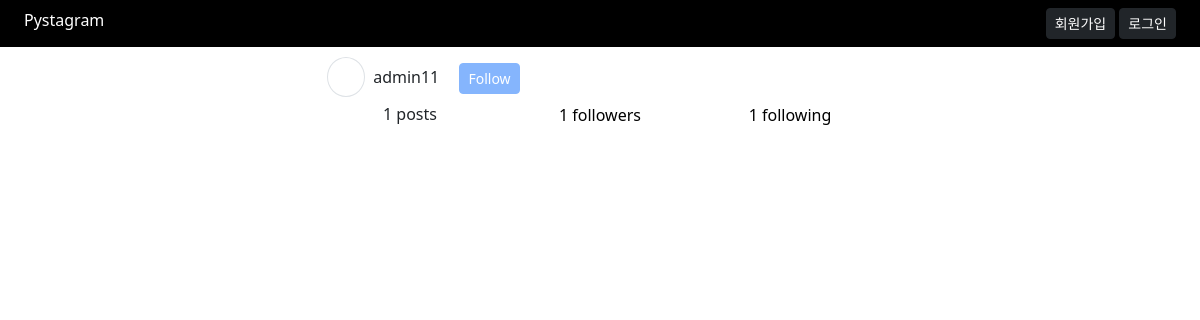
Before: /profile/admin11/ with the older database file.
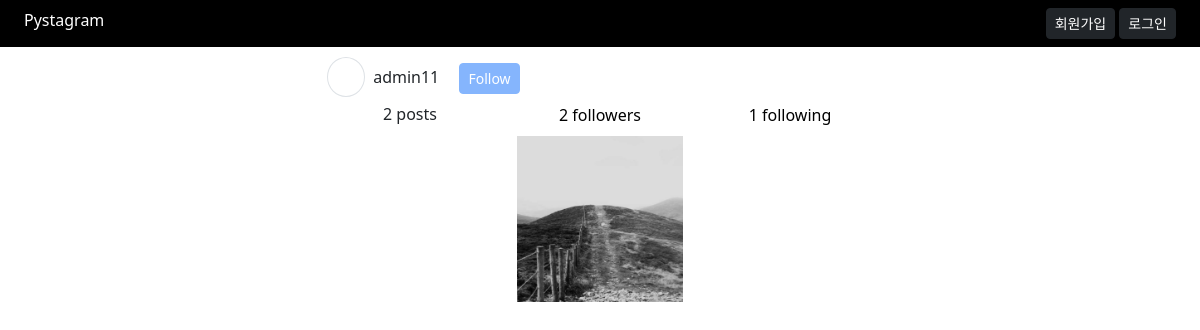
After: the same page with the newer database file.
### member/models.py (models this page shows, shortened)
class User(AbstractBaseUser):  # 기본 기능은 상속받아서 사용
    email = models.EmailField(
        verbose_name='email',
        unique = True
    )
    is_active = models.BooleanField(default = False) # 기본적으로 비활성화 시켜놓고 확인 후 활성화
    is_admin = models.BooleanField(default = False)  # admin 기능
    nickname = models.CharField('nickname', max_length=20, unique=True)
    following = models.ManyToManyField(
        'self', symmetrical=False, related_name='followers',
        through='UserFollowing', through_fields=('from_user', 'to_user')
    )  # 'self' User가 User를 받을 수 없어서 self사용
    objects = UserManager()  # 메니져는 UserManager()
    USERNAME_FIELD = 'email'  # 기본 유저네임(아이디)를 email로 지정
    EMAIL_FIELD = 'email'
    REQUIRED_FIELDS = []
    class Meta:
        verbose_name = '유저'
        verbose_name_plural = f'{verbose_name} 목록'

### post/models.py (models this page shows, shortened)
class PostImage(TimestampModel):
    post = models.ForeignKey(Post, on_delete=models.CASCADE, related_name='images')  # related_name='postimage_set'이 기본값
    image = models.ImageField('이미지', upload_to='post/%Y/%m/%d')  # 이미지 경로가 post/년/월/일
    class Meta:
        verbose_name = '이미지'
        verbose_name_plural = '이미지 목록'

### member/views.py (the view)
# urls.py: path('<str:slug>/', views.UserProfileView.as_view(), name='detail'),
class UserProfileView(DetailView):
    model = User
    template_name = 'profile/detail.html'
    slug_field = 'nickname'
    slug_url_kwarg = 'slug'
    queryset = User.objects.all().prefetch_related("post_set", "post_set__images", "following", "followers")  # post의 이미지를 불러올때 __사용
    def get_context_data(self, **kwargs):
        data = super().get_context_data(**kwargs)
        if self.request.user.is_authenticated:
            data['is_follow'] = UserFollowing.objects.filter(
                to_user = self.object,
                from_user = self.request.user
            )
        return data

### templates/profile/detail.html (shortened to what this page needs)
{% extends 'base.html' %}
{% load humanize %}
{% block style %}
    <link rel="stylesheet" href="https://cdn.jsdelivr.net/npm/swiper@11/swiper-bundle.min.css"/>
{% endblock %}
{% block content %}
    <div class="row">
        <div class="col-10 offset-1 col-lg-6 offset-lg-3">
            <div>
                <span class="p-2 border rounded-circle me-2">
                    <i class="fa-solid fa-user" style="width:16px; padding-left: 3px;"></i>
                </span>
                {{ object.nickname }}
                {% if object != request.user %}
                <form action="{% url 'profile:follow' object.pk %}" method="post" class="d-inline">
                    <button class="btn btn-primary btn-sm opacity-50 ms-3">
                        {% if is_follow %}
                            Unfollow
                        {% else %}
                            Follow
                        {% endif %}
                    </button>
                </form>
                {% endif %}
            </div>
            <div class="row mt-2">
                <div class="col-4 text-center">{{ object.post_set.count | intcomma }} posts</div>
                <div class="col-4 text-center">
                    <button class="border-0 bg-transparent" data-bs-toggle="modal" data-bs-target="#followers-modal">
                        {{ object.followers.count | intcomma }} followers
                    </button>
                </div>
                <div class="col-4 text-center">
                    <button class="border-0 bg-transparent" data-bs-toggle="modal" data-bs-target="#following-modal">
                        {{ object.following.count | intcomma }} following
                    </button>
                </div>
            </div>
            <div class="row mt-2">
                {% for post in object.post_set.all %}
                    <div class="col-4">
                        <div class="swiper">
                            <div class="border-1 swiper-wrapper">
                            {% for post_image in post.images.all %}
                                <div class="swiper-slide">
                                    <img class="img-fluid post-image" src="{{ post_image.image.url }}" alt="">
                                </div>
                            {% endfor %}
                            </div>
                        </div>
                    </div>
                {% endfor %}
            </div>
        </div>
    </div>
{% endblock %}

Changed rows visible on the page:
changed User "admin11": post_set.count "1" → "2"; followers.count "1" → "2"
added PostImage: image (picture)
